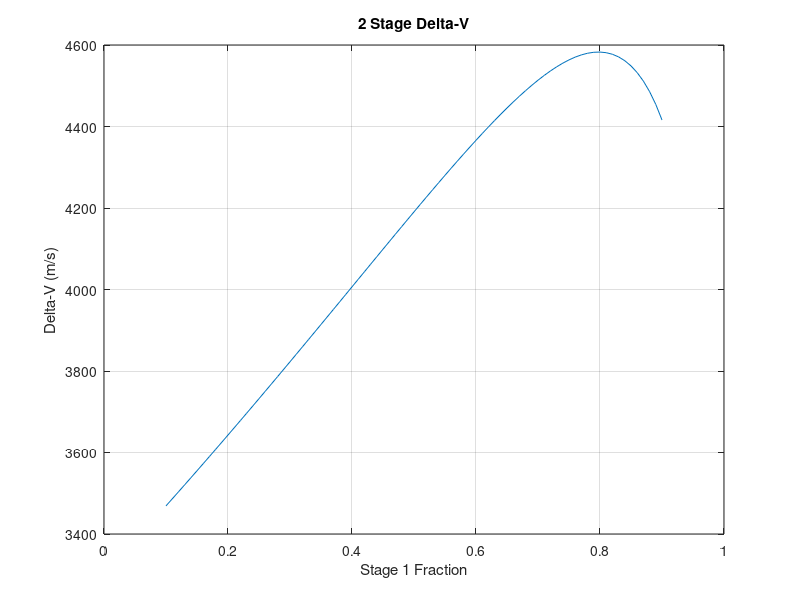

Write MATLAB code to recreate this figure. (Note: this script raises an error after producing the figure.)
%% 2 Stage

clear all 
close all


%% Setup
Init_Mass           = 400; % kg, initial mass
S2_1_Frac           = [0.1:0.01:0.9]; % stage 1 fraction vector
% S2_1_Frac         = 0.3;      % stage 1 fraction test value
S2_2_Frac           = 1 - S2_1_Frac; % Stage 2 frac value
Payload_Mass        = 16;

%Inert_Mass          = 72.5; % kg, Inert mass not prop sys
Inert_Mass = 111;
Prop_System_Mass    = 7;    % kg, inert prop sys mass

Init_2Stage_Prop_Mass       = Init_Mass - Inert_Mass - (2*Prop_System_Mass) - Payload_Mass;

%% Staging

S2_ISP1                 = 3068.568;
S2_Prop_1_Mass          = Init_2Stage_Prop_Mass*S2_1_Frac;
S2_Final_1_Mass         = Init_Mass - S2_Prop_1_Mass;

S2_DV1                  = S2_ISP1*log(Init_Mass./S2_Final_1_Mass);


ISP2                    = S2_ISP1;
S2_Init_Mass_2          = S2_Final_1_Mass - Prop_System_Mass - (Inert_Mass*S2_1_Frac);
S2_Prop_Mass_2          = Init_2Stage_Prop_Mass*S2_2_Frac;
S2_Final_Mass_2         = S2_Init_Mass_2-S2_Prop_Mass_2;


S2_DV2                  = ISP2*log(S2_Init_Mass_2./S2_Final_Mass_2);

S2_DV                   = S2_DV1 + S2_DV2;

% Analysis
figure
plot(S2_1_Frac,S2_DV)
[val_max_S2_DV,idx_max_S2_DV]     = max(S2_DV);
Best_Frac                         = S2_1_Frac(idx_max_S2_DV)
grid on
xlabel('Stage 1 Fraction')
ylabel('Delta-V (m/s)')
title('2 Stage Delta-V')

%% 3 Stage

S3_1_Frac = [0.1:0.01:0.9]';
S3_2_Frac = [0.1:0.01:0.9];
S3_Frac_Mat = NaN(height(S3_1_Frac),width(S3_2_Frac));
for ct = 1:height(S3_1_Frac)
    for cx = 1:width(S3_2_Frac)
        Val = 1 - S3_1_Frac(ct) - S3_2_Frac(cx);
        if Val>0
            S3_Frac_Mat(ct,cx) = Val;
        end
    end
end

S3_DV_Mat = NaN(size(S3_Frac_Mat));

for ct = 1:height(S3_Frac_Mat)
    for cx = 1:width(S3_Frac_Mat)
        
        S3_Frac1 = S3_1_Frac(cx);
        S3_Frac2 = S3_2_Frac(ct);
        S3_Frac3 = S3_Frac_Mat(cx,ct);
        
        if isnan(S3_Frac1)||isnan(S3_Frac2)||isnan(S3_Frac3)
            continue
        end

        S3_Init_Prop_Mass = Init_Mass - Payload_Mass - Inert_Mass - 3*Prop_System_Mass;

        S3_ISP1 = 3068.58;
        S3_ISP2 = S3_ISP1;
        S3_ISP3 = S3_ISP1;

        S3_Final_1_Mass = Init_Mass - (S3_Init_Prop_Mass*S3_Frac1);
        S3_DV1 = S3_ISP1 * log(Init_Mass/S3_Final_1_Mass);

        S3_Init_2_Mass = S3_Final_1_Mass - Prop_System_Mass - (S3_Frac1*Inert_Mass);
        S3_Final_2_Mass = S3_Init_2_Mass - (S3_Init_Prop_Mass*S3_Frac2);
        S3_DV2 = S3_ISP2 * log(S3_Init_2_Mass/S3_Final_2_Mass);

        S3_Init_3_Mass = S3_Final_2_Mass - Prop_System_Mass - (S3_Frac2*Inert_Mass);
        S3_Final_3_Mass = S3_Init_3_Mass - (S3_Init_Prop_Mass*S3_Frac3);
        S3_DV3 = S3_ISP3*log(S3_Init_3_Mass/S3_Final_3_Mass);

        S3_DV_Mat(ct,cx) = S3_DV1 + S3_DV2 + S3_DV3;
    end
end

%% Analytics
figure
surf(S3_1_Frac,S3_2_Frac,S3_DV_Mat)
xlabel('First Stage Fraction')
ylabel('Second Stage Fraction')
zlabel('Delta-V (m/s)')
%[val3,idx3] = max(max(S3_DV_Mat)) % if matrix, then max(A) returns a row vector containing the maximum value of each column of A. 
MaxDV3 = max(max(S3_DV_Mat));
[f2_idx,f1_idx] = find(S3_DV_Mat==MaxDV3);
MaxFracs = [S3_1_Frac(f1_idx),S3_2_Frac(f2_idx),S3_Frac_Mat(f1_idx,f2_idx)]
title('3 Stage Delta-V Outputs')


